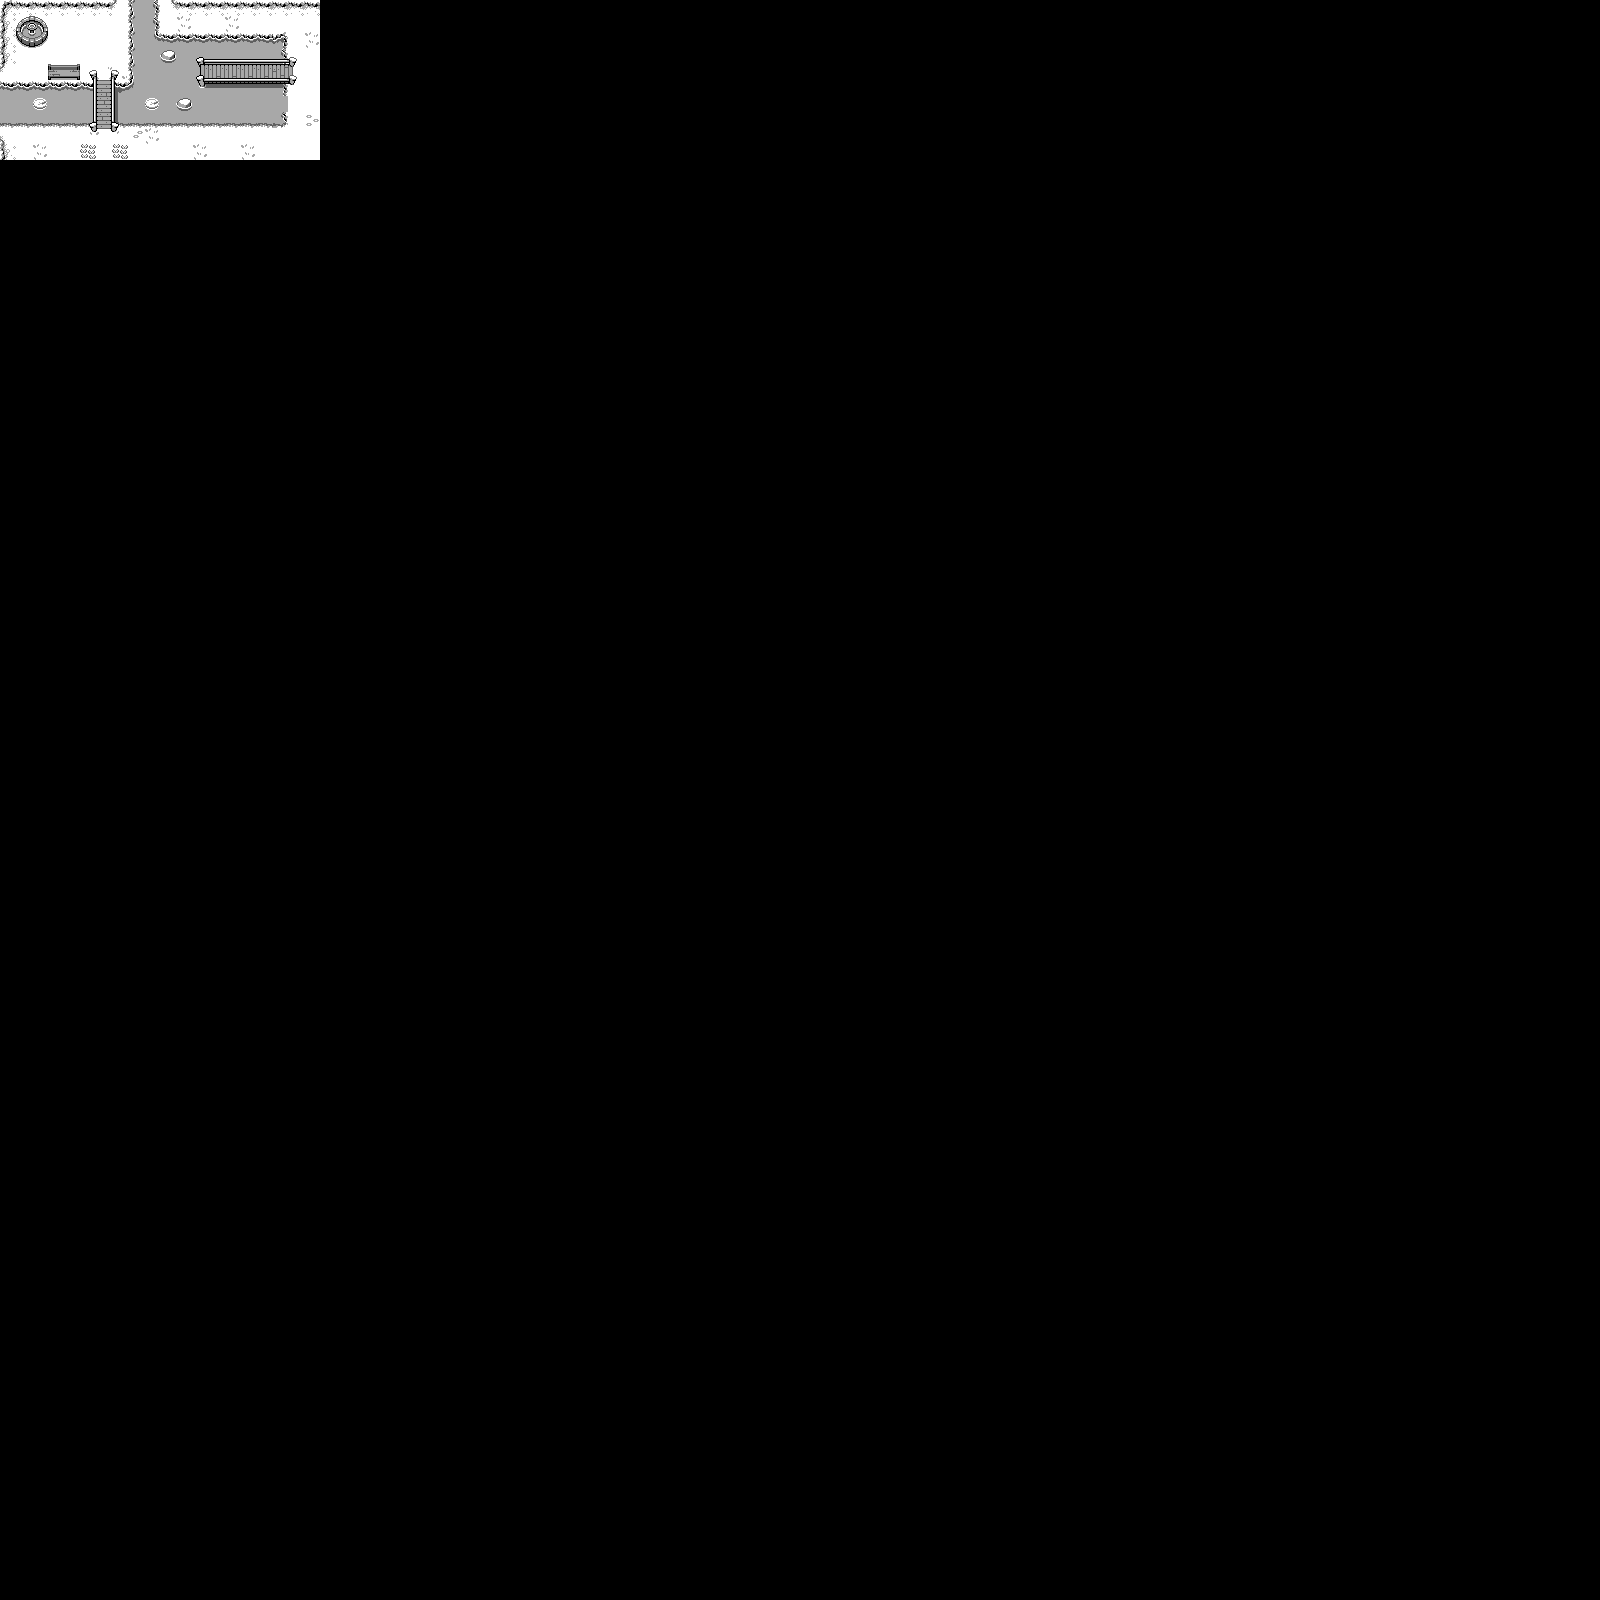

A level layout from a 2D game, rendered from its tile map. Below: a short description, then the map file with tile-grid data replaced by summaries:
An orthogonal 100x100 tile map with 16x16 px tiles, 1 tile layer (Tile Layer 1).

<map version="1.5" tiledversion="1.7.2" orientation="orthogonal" renderorder="right-down" width="100" height="100" tilewidth="16" tileheight="16" infinite="0" nextlayerid="2" nextobjectid="1">
 <tileset firstgid="1" source="grayscale.tsx" />
 <layer id="1" name="Tile Layer 1" width="100" height="100">
  <data>[10000 cells, 200 non-empty, 55 distinct tile ids]</data>
 </layer>
</map>
